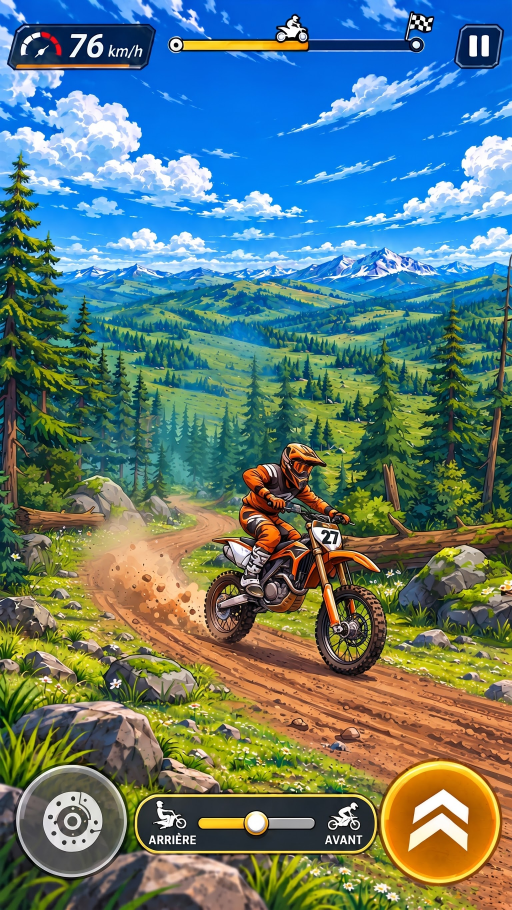
#> input picture art/source/ref-forest.jpg, 1536 x 2730 px (shown at 1/3 size)
$ python build_backdrops.py
#> lines starting #> are read from the running program, lines starting #| are printed output that depends on the picture
"""Build painted backdrops and seamless textures.

Backdrops are cut from the reference paintings (art/source/ref-*.{jpg,png}) and made
seamless by appending a mirrored copy. Textures are generated procedurally (wrap-around
noise and strokes) except the dirt, which starts from a painted dirt patch.

Run:  python3 tools/build_backdrops.py
"""
from __future__ import annotations

import json
import math
import os
import random

import numpy as np
from PIL import Image, ImageDraw, ImageFilter, ImageOps

ROOT = os.path.dirname(os.path.dirname(os.path.abspath(__file__)))
SRC = os.path.join(ROOT, "art", "source")
OUT = os.path.join(ROOT, "public", "res")

BACKDROPS = {
    # name: (source, crop box, horizon (fraction of crop height where the far hills end))
    "alps-forest": ("ref-forest.jpg", (290, 215, 1290, 1010), 0.70),
}


def seamless_mirror(im: Image.Image) -> Image.Image:
    w, h = im.size
#> w = 1000; h = 795
    out = Image.new("RGB", (w * 2, h))
#> out: PIL image 2000x795 RGB; every value is 0
    out.paste(im, (0, 0))
    out.paste(ImageOps.mirror(im), (w, 0))
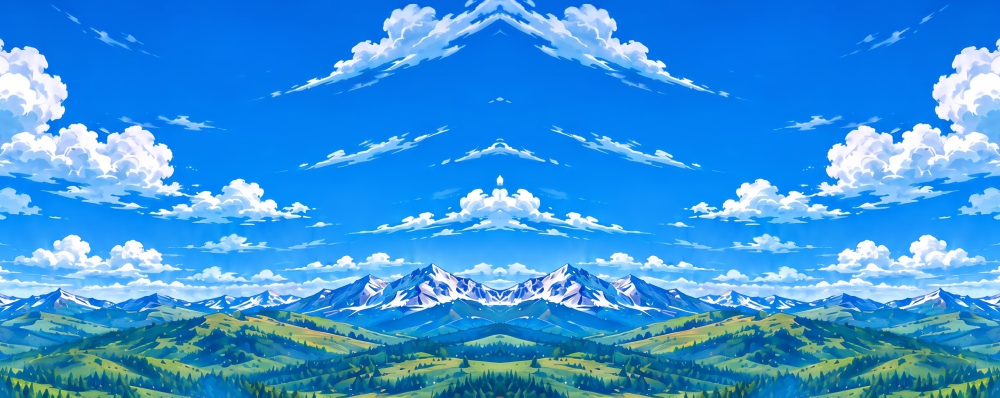
#> out: PIL image 2000x795 RGB (shown at 1/2 size); mean R, G, B 57.7, 149.2, 221.2
    return out


def build_backdrops(meta: dict) -> None:
    for name, (src, box, horizon) in BACKDROPS.items():
        im = Image.open(os.path.join(SRC, src)).convert("RGB").crop(box)
        if im.width < 900:  # bring the smaller painting to a comparable resolution
            k = 1000 / im.width
            im = im.resize((round(im.width * k), round(im.height * k)), Image.LANCZOS)
        tile = seamless_mirror(im)
        tile.save(os.path.join(OUT, f"backdrop-{name}.webp"), "WEBP", quality=86, method=6)
        arr = np.asarray(im).astype(np.float32)
        top = arr[:6].reshape(-1, 3).mean(0)
#> top = [8.82, 107.3, 225.9]
        bottom = arr[-6:].reshape(-1, 3).mean(0)
#> bottom = [61.78, 131.9, 128]
        meta[name] = {
            "w": tile.width,
            "h": tile.height,
            "horizon": horizon,
            "skyTop": "#%02x%02x%02x" % tuple(int(v) for v in top),
            "ground": "#%02x%02x%02x" % tuple(int(v) for v in bottom),
        }


# ------------------------------------------------------------------ noise helpers

def periodic_noise(size: int, cells: int, seed: int) -> np.ndarray:
    """Tileable value noise in [0,1] (bicubic upsampling of a periodic random grid)."""
    rng = np.random.default_rng(seed)
    g = rng.random((cells, cells)).astype(np.float32)
    g = np.tile(g, (3, 3))
    im = Image.fromarray((g * 255).astype(np.uint8)).resize((size * 3, size * 3), Image.BICUBIC)
    a = np.asarray(im).astype(np.float32)[size : 2 * size, size : 2 * size] / 255
    return a


def fbm(size: int, seed: int, octaves=(4, 8, 16, 32, 64), weights=(0.5, 0.25, 0.13, 0.07, 0.05)) -> np.ndarray:
#> called with size = 512, seed = 11, octaves = (4, 8, 16, 32, 64), weights = (0.5, 0.25, 0.13, 0.07, 0.05)
    acc = np.zeros((size, size), np.float32)
    for i, (c, w) in enumerate(zip(octaves, weights)):
        acc += periodic_noise(size, c, seed + i * 31) * w
    return acc / sum(weights)


def colorize(n: np.ndarray, stops: list[tuple[float, tuple[int, int, int]]]) -> np.ndarray:
    out = np.zeros(n.shape + (3,), np.float32)
    xs = [s[0] for s in stops]
    for ch in range(3):
        out[..., ch] = np.interp(n, xs, [s[1][ch] for s in stops])
    return out


def wrap_draw(draw_fn, size: int, x: float, y: float, r: float):
    """Draw at (x, y) and at wrapped copies when near an edge."""
    for dx in (-size, 0, size):
        for dy in (-size, 0, size):
            if -r * 2 < x + dx < size + r * 2 and -r * 2 < y + dy < size + r * 2:
                draw_fn(x + dx, y + dy)


# ------------------------------------------------------------------ textures

def tex_dirt(size=512) -> Image.Image:
    n = fbm(size, 11)
    streak = periodic_noise(size, 6, 5)
    # horizontal compaction streaks (tyre packed dirt)
    yy = np.arange(size)[:, None] / size
    bands = 0.5 + 0.5 * np.sin((yy * 9 + n * 1.5) * 2 * math.pi)
    v = np.clip(n * 0.75 + bands * 0.15 + streak * 0.1, 0, 1)
    col = colorize(v, [(0.0, (120, 72, 42)), (0.35, (160, 104, 62)), (0.6, (190, 130, 82)), (1.0, (222, 168, 112))])
    img = Image.fromarray(col.astype(np.uint8), "RGB").convert("RGBA")
    d = ImageDraw.Draw(img, "RGBA")
    rnd = random.Random(3)
    # pebbles with cel highlight + shadow
    for _ in range(260):
        x, y = rnd.uniform(0, size), rnd.uniform(0, size)
        r = rnd.choice([1.5, 2, 2.5, 3, 4, 5, 7]) * rnd.uniform(0.8, 1.2)
        base = rnd.choice([(150, 120, 98), (170, 140, 112), (128, 100, 80), (190, 164, 136)])

        k = rnd.randint(5, 7)
        shape = [(math.cos(2 * math.pi * i / k) * r * 1.3 * rnd.uniform(0.7, 1.1), math.sin(2 * math.pi * i / k) * r * 0.8 * rnd.uniform(0.7, 1.1)) for i in range(k)]

        def peb(px, py, r=r, base=base, shape=shape):
            d.polygon([(px + x + 1, py + y + r * 0.45) for x, y in shape], fill=(70, 40, 20, 80))
            d.polygon([(px + x, py + y) for x, y in shape], fill=base + (255,), outline=(70, 46, 30, 210))
            d.polygon([(px + x * 0.55 - r * 0.25, py + y * 0.5 - r * 0.3) for x, y in shape[: k // 2 + 1]], fill=(226, 206, 178, 140))

        wrap_draw(peb, size, x, y, r)
    # small dark specks / clods
    for _ in range(900):
        x, y = rnd.uniform(0, size), rnd.uniform(0, size)
        r = rnd.uniform(0.6, 1.6)
        c = rnd.choice([(90, 55, 32, 160), (230, 190, 140, 120)])
        wrap_draw(lambda px, py, r=r, c=c: d.ellipse((px - r, py - r * 0.7, px + r, py + r * 0.7), fill=c), size, x, y, r)
    return img.filter(ImageFilter.SMOOTH)


def tex_grass(size=512) -> Image.Image:
    n = fbm(size, 21)
    col = colorize(n, [(0.0, (52, 110, 38)), (0.45, (86, 150, 52)), (0.75, (118, 182, 66)), (1.0, (150, 206, 86))])
    img = Image.fromarray(col.astype(np.uint8), "RGB").convert("RGBA")
    d = ImageDraw.Draw(img, "RGBA")
    rnd = random.Random(7)
    palette = [(44, 96, 34), (64, 128, 44), (98, 168, 60), (132, 196, 76), (170, 220, 100), (196, 232, 120)]
    for i in range(9000):
        x, y = rnd.uniform(0, size), rnd.uniform(0, size)
        L = rnd.uniform(5, 14)
        ang = -math.pi / 2 + rnd.uniform(-0.5, 0.5)
        c = palette[min(len(palette) - 1, int(rnd.random() ** 0.8 * len(palette)))]
        a = rnd.randint(150, 255)

        def blade(px, py, L=L, ang=ang, c=c, a=a):
            d.line((px, py, px + math.cos(ang) * L, py + math.sin(ang) * L), fill=c + (a,), width=2)

        wrap_draw(blade, size, x, y, L)
    # tiny flowers
    for _ in range(70):
        x, y = rnd.uniform(0, size), rnd.uniform(0, size)
        c = rnd.choice([(255, 255, 255), (255, 226, 90), (255, 160, 200), (190, 170, 255)])
        wrap_draw(lambda px, py, c=c: d.ellipse((px - 1.8, py - 1.8, px + 1.8, py + 1.8), fill=c + (255,)), size, x, y, 3)
    return img


def tex_rock(size=512, warm=False) -> Image.Image:
    """Faceted cel-shaded rock: periodic Voronoi cells lit from the upper left."""
#> called with size = 512, warm = False
    rnd = np.random.default_rng(43 if warm else 41)
    npts = 90
    pts = rnd.random((npts, 2)) * size
    yy, xx = np.mgrid[0:size, 0:size].astype(np.float32)
    best = np.full((size, size), 1e9, np.float32)
    second = np.full((size, size), 1e9, np.float32)
    cell = np.zeros((size, size), np.int32)
    for i, (px, py) in enumerate(pts):
        for dx in (-size, 0, size):
            for dy in (-size, 0, size):
                d2 = (xx - px - dx) ** 2 + ((yy - py - dy) * 1.6) ** 2  # flattened: layered rock
                closer = d2 < best
                second = np.where(closer, best, np.minimum(second, d2))
                cell = np.where(closer, i, cell)
                best = np.where(closer, d2, best)
    edge = np.sqrt(second) - np.sqrt(best)
    shade = rnd.random(npts)[cell]
    # facet tilt: brighter towards the upper-left inside each cell
    cx = pts[cell, 0]
    cy = pts[cell, 1]
    tilt = ((cx - xx + size / 2) % size - size / 2) * 0.004 + ((cy - yy + size / 2) % size - size / 2) * 0.006
    n = fbm(size, 47 if warm else 45)
#> call 3 of fbm, with size = 512, seed = 45, octaves = (4, 8, 16, 32, 64), weights = (0.5, 0.25, 0.13, 0.07, 0.05)
#> after the loop in fbm (call 3), `for i, (c, w) in enumerate(zip(octaves, weights)):`:
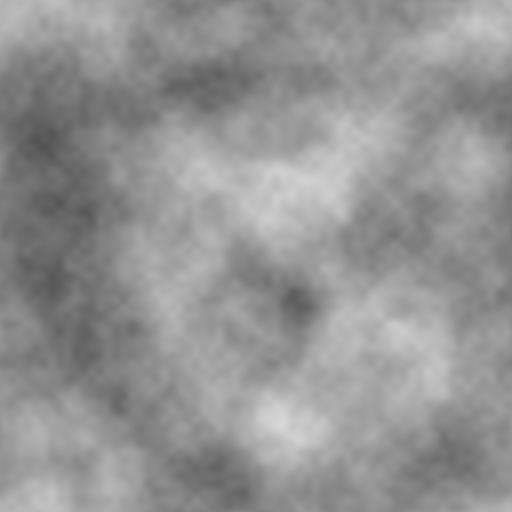
#> acc: shape (512, 512) float32; min 0.319, max 0.845, mean 0.58
    v = np.clip(0.35 + shade * 0.35 + tilt + (n - 0.5) * 0.3, 0, 1)
    stops = (
        [(0, (110, 56, 36)), (0.4, (176, 96, 60)), (0.7, (214, 134, 86)), (1, (242, 182, 128))]
        if warm
        else [(0, (78, 82, 96)), (0.4, (120, 124, 136)), (0.7, (160, 162, 170)), (1, (206, 208, 214))]
    )
    col = colorize(v, stops)
#> after the loop in colorize (call 3), `for ch in range(3):`:
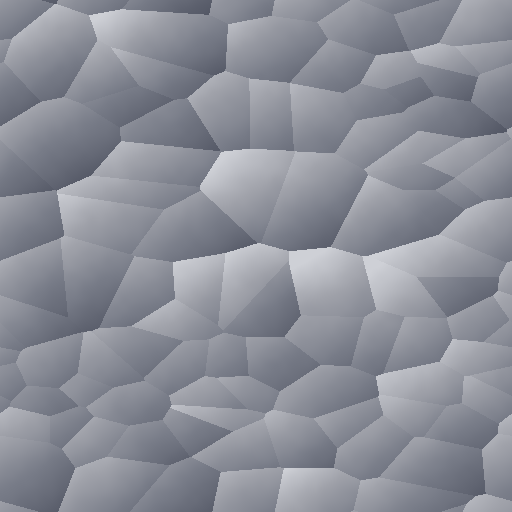
#> out: shape (512, 512, 3) float32; mean of channels 0, 1, 2 139.4, 142.5, 152.6; drawn as R, G, B
    dark = np.clip(1 - edge / 3.0, 0, 1)[..., None]
    col = col * (1 - dark * 0.55) + np.array([30, 26, 40]) * dark * 0.55
    return Image.fromarray(np.clip(col, 0, 255).astype(np.uint8), "RGB").convert("RGBA")


def tex_stone(size=512) -> Image.Image:
    """Masonry blocks for stone bridges and viaducts."""
    base = np.asarray(tex_rock(size)).astype(np.float32)
    img = Image.fromarray(base.astype(np.uint8), "RGBA")
    d = ImageDraw.Draw(img, "RGBA")
    rnd = random.Random(12)
    rows = 8
    rh = size / rows
    for r in range(rows):
        y0 = r * rh
        x = -rnd.uniform(0, 60) if r % 2 else 0
        while x < size:
            w = rnd.uniform(70, 120)
            shade = rnd.randint(-22, 22)
            fill = (150 + shade, 140 + shade, 128 + shade, 110)
            d.rectangle((x + 2, y0 + 2, x + w - 2, y0 + rh - 2), fill=fill)
            d.line((x + 3, y0 + 3, x + w - 3, y0 + 3), fill=(230, 226, 216, 150), width=2)
            d.line((x + 3, y0 + rh - 3, x + w - 3, y0 + rh - 3), fill=(50, 44, 50, 150), width=2)
            x += w
        d.line((0, y0, size, y0), fill=(40, 36, 44, 230), width=3)
    # vertical joints wrap: draw a joint at x=0 for continuity
    return img


def tex_sand(size=512) -> Image.Image:
    """Wind-rippled desert sand: wavy ripple bands lit on one side, fine grain and sparse pebbles."""
    n = fbm(size, 61)
    warp = periodic_noise(size, 4, 63)
    yy, xx = np.mgrid[0:size, 0:size].astype(np.float32) / size
    # ripples: periodic in both axes (integer frequencies), bent by the warp field
    phase = (yy * 22 + np.sin(xx * 2 * math.pi * 2 + warp * 6) * 0.9 + n * 2.0) * 2 * math.pi
    rip = np.sin(phase)
    lit = np.clip(np.cos(phase - 0.8), 0, 1) ** 3  # sharp lit crest
    v = np.clip(0.55 + rip * 0.12 + (n - 0.5) * 0.5 + lit * 0.18, 0, 1)
    col = colorize(v, [(0.0, (196, 140, 84)), (0.4, (226, 176, 112)), (0.7, (240, 200, 136)), (1.0, (252, 228, 176))])
    grain = np.random.default_rng(5).random((size, size, 1)).astype(np.float32)
    col = col * (0.93 + grain * 0.12)
    img = Image.fromarray(np.clip(col, 0, 255).astype(np.uint8), "RGB").convert("RGBA")
    d = ImageDraw.Draw(img, "RGBA")
    rnd = random.Random(17)
    for _ in range(60):
        x, y = rnd.uniform(0, size), rnd.uniform(0, size)
        r = rnd.uniform(1.2, 3.2)
        wrap_draw(lambda px, py, r=r: (d.ellipse((px - r + 1, py - r * 0.4 + 1.5, px + r + 1, py + r * 0.7 + 1.5), fill=(120, 80, 40, 90)), d.ellipse((px - r, py - r * 0.6, px + r, py + r * 0.6), fill=(176, 130, 90, 255), outline=(110, 72, 44, 200))), size, x, y, r)
    return img


def main():
    os.makedirs(OUT, exist_ok=True)
    meta: dict = {}
    build_backdrops(meta)
    tex_dirt().convert("RGB").save(os.path.join(OUT, "tex-dirt.webp"), "WEBP", quality=88, method=6)
    tex_grass().convert("RGB").save(os.path.join(OUT, "tex-grass.webp"), "WEBP", quality=86, method=6)
    tex_rock().convert("RGB").save(os.path.join(OUT, "tex-rock.webp"), "WEBP", quality=86, method=6)
    tex_rock(warm=True).convert("RGB").save(os.path.join(OUT, "tex-rock-warm.webp"), "WEBP", quality=86, method=6)
#> call 2 of tex_rock, with size = 512, warm = True
#> call 4 of fbm, with size = 512, seed = 47, octaves = (4, 8, 16, 32, 64), weights = (0.5, 0.25, 0.13, 0.07, 0.05)
#> after the loop in fbm (call 4), `for i, (c, w) in enumerate(zip(octaves, weights)):`:
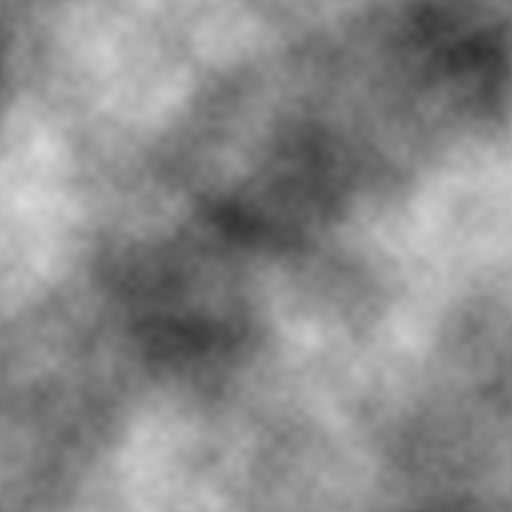
#> acc: shape (512, 512) float32; min 0.185, max 0.859, mean 0.546
#> in tex_rock (call 2), `v = np.clip(0.35 + shade * 0.35 + tilt + (n - 0.5) * 0.3, 0, 1)`:
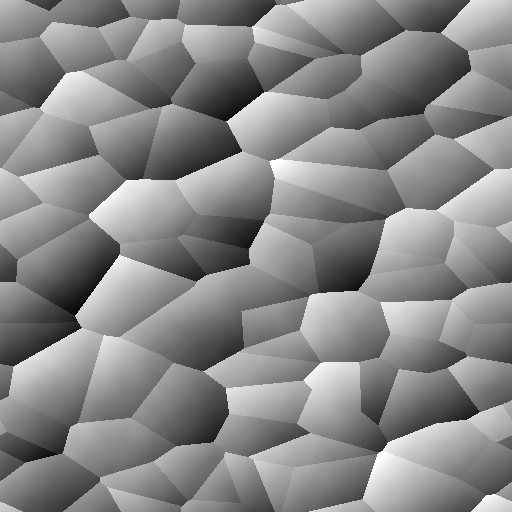
#> v: shape (512, 512) float64; min 0.0092, max 1, mean 0.532
#> after the loop in colorize (call 4), `for ch in range(3):`:
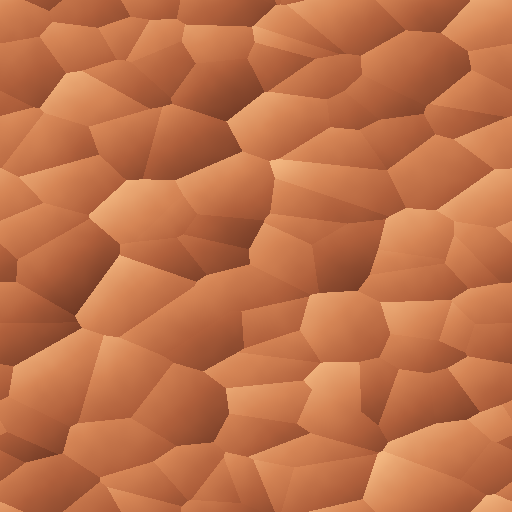
#> out: shape (512, 512, 3) float32; mean of channels 0, 1, 2 191.3, 113.9, 72.9; drawn as R, G, B
    tex_sand().convert("RGB").save(os.path.join(OUT, "tex-sand.webp"), "WEBP", quality=86, method=6)
#> the loop in fbm (call 5), `for i, (c, w) in enumerate(zip(octaves, weights)):` made 5 passes
#> pass 1, in periodic_noise (call 22), `im = Image.fromarray((g * 255).astype(np.uint8)).resize((size * 3, siz..`:
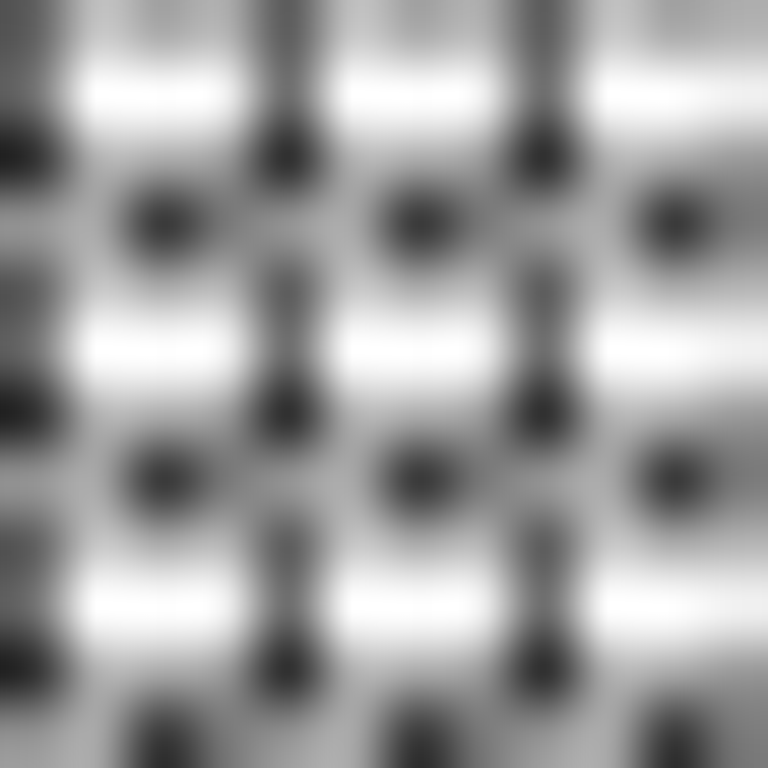
#> im: PIL image 1536x1536 L (shown at 1/2 size); min 32, max 255, mean 158.2
    tex_stone().convert("RGB").save(os.path.join(OUT, "tex-stone.webp"), "WEBP", quality=86, method=6)
    with open(os.path.join(OUT, "backdrops.json"), "w") as fh:
        json.dump(meta, fh, indent=1)
    print(json.dumps(meta))


if __name__ == "__main__":
    main()
